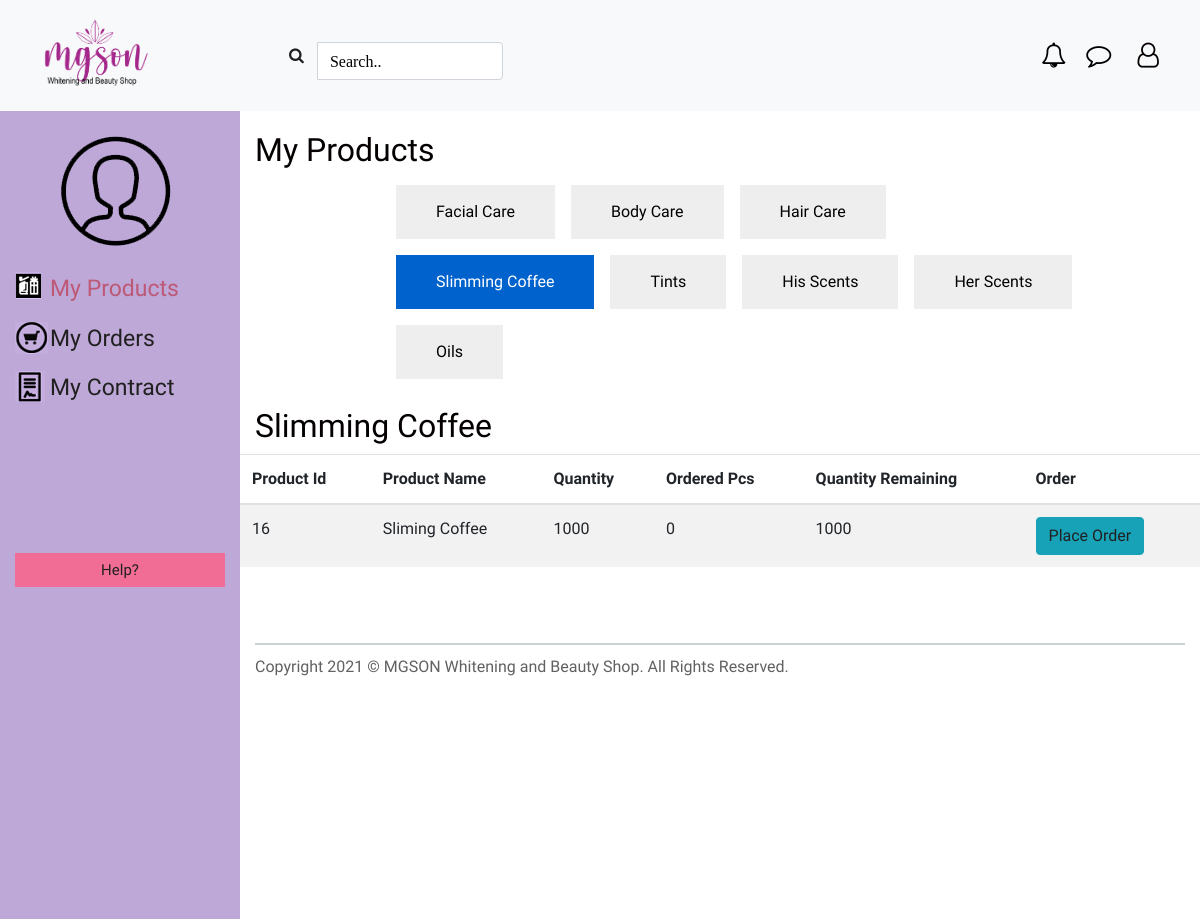
Screenshot of /dashboardDep/productCategory/slimingcofee.php with the database file from the repository.
### tables this page shows
CREATE TABLE `products` (
  `id_product` int(1) NOT NULL,
  `id_users` varchar(50) NOT NULL,
  `id_admin` varchar(200) NOT NULL,
  `product_name` varchar(50) NOT NULL,
  `product_description` varchar(50) NOT NULL,
  `product_cat` varchar(50) NOT NULL,
  `barcode_sku` varchar(50) NOT NULL,
  `product_quantity` int(50) NOT NULL,
  `manufactured_date` date NOT NULL,
  `expiration_date` date NOT NULL,
  `ordered_pcs` int(50) NOT NULL,
  `remainingpcs` int(50) NOT NULL,
  `product_status` varchar(50) NOT NULL,
  `date_delivered` date NOT NULL,
  `date_ordered` date NOT NULL,
  `keywords` text NOT NULL
);

### dashboardDep/productCategory/slimingcofee.php (the view, shortened to what this page needs)
<!DOCTYPE html>
<html>
<head>
   <link rel="stylesheet" type="text/css" href="./../../css/bootstrap.css" />
	 <link rel="stylesheet" type="text/css" href="./../../css/style.css" />
	<link rel="stylesheet" href="https://cdnjs.cloudflare.com/ajax/libs/font-awesome/4.7.0/css/font-awesome.min.css">
	<link href="./../../style.css" rel="stylesheet" />
	<link href="./../style.css" rel="stylesheet" />
</head>
<body>
	<nav class="navbar navbar-expand-lg navbar-light bg-light sticky-top">
		<div class="ctml">
			<a href="index.php"><img src="./../../images/logo.png" class="img-fluid logo" alt="Dashboard"></a>
		    <form class="form-inline my-2 my-lg-0 nfdp" action="../search.php">
		    	<div class="input-group">
	    			<button class="btn my-2 my-sm-0" type="submit"><i class="fa fa-search"></i></button>
			      	<input class="form-control mr-sm-2 fa fa-search" type="text" placeholder="Search.." aria-label="Search" name="search">
		    	</div>
		    </form>
	    </div>
	    <div>
	    	<ul class="col-sm-12 bell-icons bc1 ctmul1">
				<li><a class="fa fa-bell-o" href="#"></a></li>
				<li><a class="fa fa-comment-o" href="contact.php"></a></li>
				<li>
					<a class="fa fa-user-o" type="button" class="btn" data-toggle="dropdown" aria-haspopup="true" aria-expanded="false"></a>
				</li>
			</ul>
	    </div>
 	</nav>
	<div id="dashboard-wrapper" class="container">
	  <div class="row">
		<div class="col-sm-4">
			<a href="index.php"><img src="./../images/profileavatar.png" class="mb-4 clientavatar" alt="client"/></a>
      <ul class="nav-menu-side withicons">
      <li><a href="./../myproducts.php"  class="active-menu">My Products</a></li>
      <li><a href="./../myorder.php">My Orders</a></li>
      <li><a href="./../mycontract.php">My Contract</a></li>
      </ul>
			<p class="logout-btm"><a href="contact.php">Help?</a></p>
		</div>
		<div class="col-sm-8 product-data">
			<div class="data-my-product">
				<h2>My Products</h2>
				<ul class="myproducts">
						<li><a class="btn btn-primary btn-dashboard" href="./../myproducts.php" role="button">Facial Care</a></li>
						<li><a class="btn btn-primary btn-dashboard" href="./bodycare.php" role="button">Body Care</a></li>
						<li><a class="btn btn-primary btn-dashboard" href="./haircare.php" role="button">Hair Care</a></li>
						<li><a class="btn btn-primary btn-dashboard active" href="./slimingcofee.php" role="button">Slimming Coffee</a></li>
						<li><a class="btn btn-primary btn-dashboard" href="./tints.php" role="button">Tints</a></li>
						<li><a class="btn btn-primary btn-dashboard" href="./hisscents.php" role="button">His Scents</a></li>
						<li> <a class="btn btn-primary btn-dashboard" href="./herscents.php" role="button">Her Scents</a></li>
						<li><a class="btn btn-primary btn-dashboard" href="./oil.php" role="button">Oils</a></li>
				</ul>
				<h2>Slimming Coffee</h2>
				<div class="row info-order">
          <table class='table table-striped table-hover' >
  					<thead>
  							<tr>
  								<th scope='col'>Product Id</th>
  								<th scope='col'>Product Name</th>
  								<th scope='col'>Quantity</th>
                  <th scope='col'>Ordered Pcs</th>
                  <th scope='col'>Quantity Remaining</th>
  								<th scope='col'>Order</th>
  								</tr>
  						</thead>
  					<tbody>
  						<?php
  						require('./../../db.php');
              $product_cat = 'sliming_coffee';
  						$sql = "SELECT id_product,product_name,product_description,product_cat,barcode_sku,product_quantity,ordered_pcs,manufactured_date,expiration_date,
              product_quantity-ordered_pcs AS remainingpcs FROM products where product_cat='$product_cat'";
              $result = $con->query($sql);
  						if ($result->num_rows > 0) {
  						  while($row = $result->fetch_assoc()) {
  							echo "
  									<tr>
                      <td>" .$row['id_product']."</td>
                      <td>" . $row["product_name"]. "</td>
  									  <td>" . $row["product_quantity"]. "</td>
                      <td>" . $row["ordered_pcs"]. "</td>
                      <td>" . $row["remainingpcs"]. "</td>"; ?>
                      <td><a href="./../placeorder.php?id_product=<?php echo $row["id_product"]; ?>" class="btn btn-info">Place Order</a></td>
  						<?php }
  						} else {
  						  echo "0 results";
  						}
  						?>
  					</tbody>
  				</table>
				</div>
			</div>
		<footer>Copyright 2021 © MGSON Whitening and Beauty Shop. All Rights Reserved.</footer>
	  </div>
</div>
</div>
</body>
</html>

### css/style.css (style rules this page uses)
body { font-family: "Poppins", sans-serif; color: #040000; background-color: #ffffff; }
a, a:hover, a:focus { text-decoration: none; }
.btn, .btn:focus { outline: none !important; -webkit-box-shadow: none; box-shadow: none; }
.logo { width: 160px; padding: 10px; }
.bc1 { top: 2.5em !important; }
.nfdp { margin-left: 10%; }

### style.css (style rules this page uses)
input { width:90%; margin:10px auto; padding:10px; }
body { background:#fff; font-family: 'Arapey', serif; }
.container { margin:0 auto; max-width:100%; overflow:hidden; font-family: 'Arapey', serif; }
@media (min-width: 576px) { #dashboard-wrapper .col-sm-4, .col-sm-4-2 { width:20%; -ms-flex: 0 0 20%; flex: 0 0 20%; max-width: 20%; } }
@media (min-width: 576px) { #dashboard-wrapper .col-sm-8, .col-sm-8-2 { width:80%; -ms-flex: 0 0 80%; flex: 0 0 80%; max-width: 80%; left: 20%; } }
#dashboard-wrapper { overflow:hidden; }
#dashboard-wrapper .col-sm-4 { background:#bea8d7; height: fit-content; height: 100%; position: fixed; }
#dashboard-wrapper .col-sm-8 { background:#fff; padding-bottom: 20%; }
#dashboard-wrapper .col-sm-8 h2 { padding-top:20px; float: left; }
.nav-menu-side li { list-style:none; font-size:23px; margin-bottom:15px; }
.nav-menu-side li a { color:#202020; }
ul.nav-menu-side { margin-left:0; padding-left:0; margin-bottom:70%; }
.nav-menu-side li a.active-menu { color:#bd5977; }
.logout-btm { background: #f16d95; margin-left: 0px; margin-right: 0px; text-align: center; padding:5px; }
.logout-btm a { color:#202020; text-align:center; font-size:15px; font-family: 'Arimo', sans-serif; }
a.btn-dashboard { color: #202020; font-family: 'Arapey', serif; background: #eee; text-align: center; font-size: 25px; border: 0 none; border-radius: 0; padding: 15px 40px; }
.btn-dashboard.active { background:#bea8d7; color:#fff !important; }
.product-data h2 { float:left; }
.btn-primary:hover, .btn, .btn:focus { color:#202020 !important; }
.ctml { display: flex !important; flex-grow: 1; }
@media only screen and (min-width: 590px) { .row { display: block; } }
@media only screen and (min-width: 680px) { .row { display: block; } }
@media only screen and (min-width: 790px) { .row { display: flex; } }

### dashboardDep/style.css (style rules this page uses)
.btn-primary { color:#fff !important; }
.withicons li:first-child { background: transparent url(images/productsicon.png)no-repeat top left; }
.withicons li a { padding-left: 35px; text-align:center; }
.withicons li:nth-child(2) { background: transparent url(images/carticon.png)no-repeat top left; }
.withicons li:last-child { background: transparent url(images/list.png)no-repeat top left; }
.clientavatar { padding-left: 20%; padding-top: 10%; }
#dashboard-wrapper .col-sm-8 h2 { float:none !important; }
.myproducts li { list-style:none; float:left; margin: 8px; }
.myproducts li a { font-size:16px; }
.data-my-product { border-bottom:2px solid #c9d3d3; padding-bottom:30px; }
footer { color:#616161; padding-top:10px; }
.myproducts { width:80%; margin:0 auto; overflow:hidden; }
.myproducts li a { color:#000 !important; }
.bell-icons { position: relative; top: 0 !important; }
.bell-icons li { float:left; list-style:none; padding: 5px; font-size: 25px; }
.bell-icons a { color: black; }
.bell-icons li:first-child a:before { content: "\f0a2"; padding:5px; }
.bell-icons li:nth-child(2) a:before { content: "\f0e5"; padding:5px; }
.bell-icons li:last-child a:before { content: "\f2c0"; padding:5px; }
.info-order { margin-bottom:30px; }
::placeholder { color: black !important; }

### rows the page displays
products: id_product "16", product_name "Sliming Coffee", product_quantity "1000", ordered_pcs "0", remainingpcs "1000"
